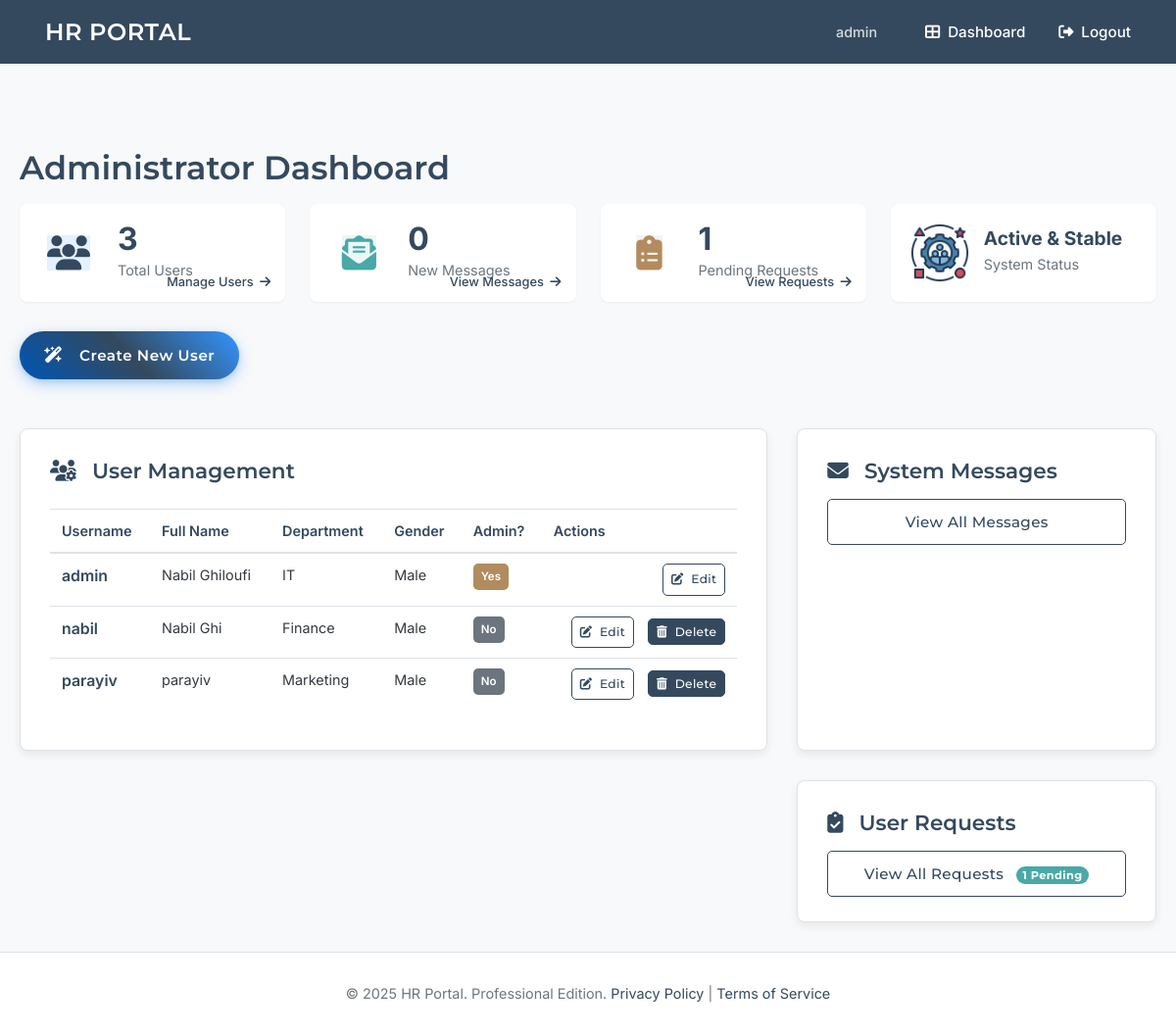
The page /dashboard (signed in) on the database as committed earlier.
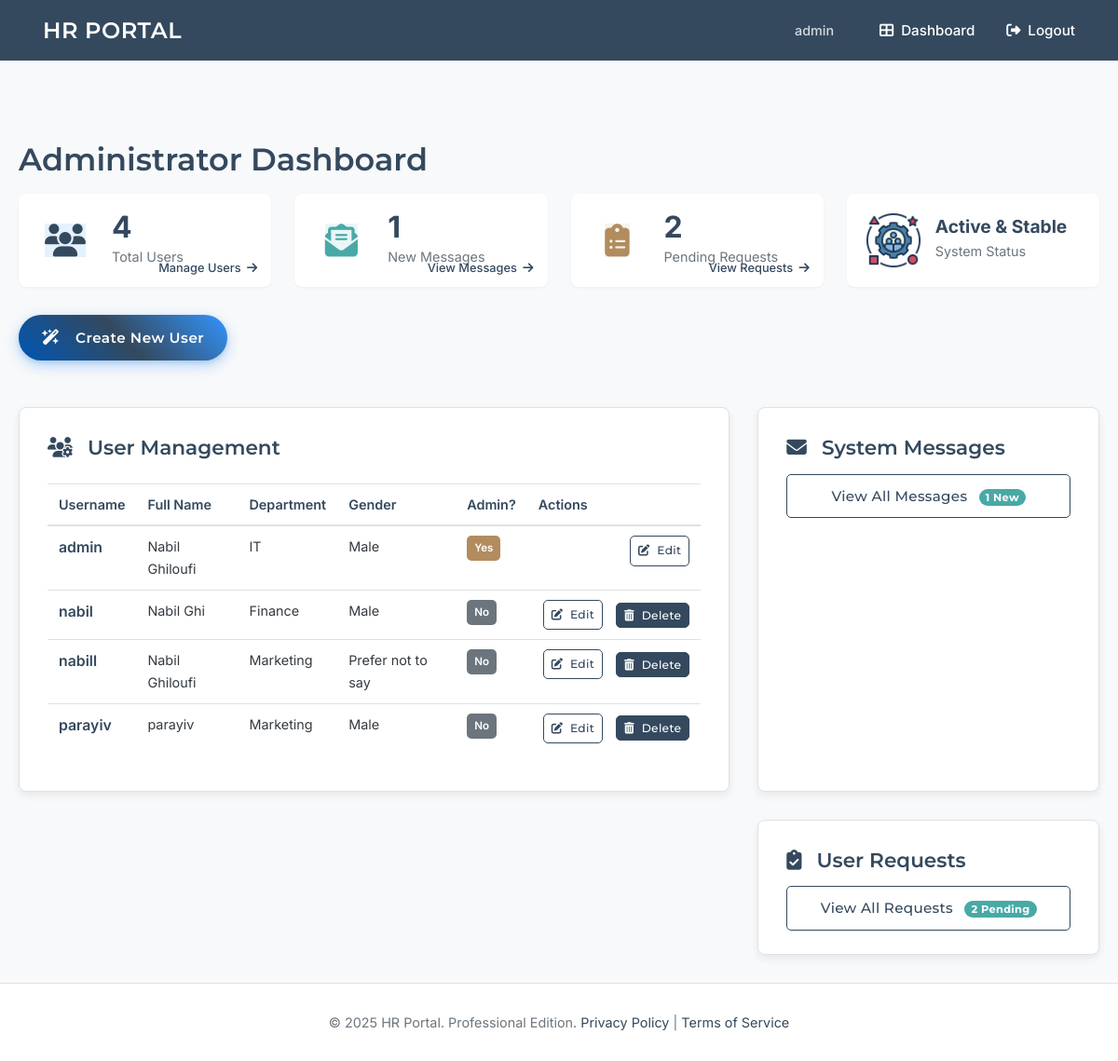
The same page on the database as committed later.
### tables this page shows
CREATE TABLE users (
    id INTEGER PRIMARY KEY AUTOINCREMENT,
    username TEXT UNIQUE NOT NULL,
    password_hash TEXT NOT NULL,
    is_admin BOOLEAN NOT NULL DEFAULT 0,
    full_name TEXT,             -- NEW
    gender TEXT,                -- NEW (e.g., 'male', 'female', 'other', 'prefer_not_to_say')
    department TEXT             -- NEW
);

### app.py (the view, shortened to what this page needs)
@app.route('/dashboard')
@login_required
def dashboard():
    current_user = getattr(g, 'user', None) # Ensure g.user is accessed safely
    if not current_user: # Should be caught by @login_required, but defensive
        return redirect(url_for('login'))
    if current_user['is_admin']:
        db = get_db()
        all_users = db.execute(
            'SELECT id, username, is_admin, full_name, gender, department FROM users ORDER BY username'
        ).fetchall()
        unread_messages_count = db.execute(
            'SELECT COUNT(id) FROM messages WHERE is_read = 0' # Assuming admin is recipient for all
        ).fetchone()[0]
        pending_requests_count = db.execute(
            "SELECT COUNT(id) FROM requests WHERE status = 'pending'"
        ).fetchone()[0]
        return render_template('dashboard_admin.html',
                               all_users=all_users,
                               unread_messages_count=unread_messages_count,
                               pending_requests_count=pending_requests_count)

### app.py (called while the page is built)
def get_db():
    if 'db' not in g:
        try:
            os.makedirs(app.instance_path, exist_ok=True) # exist_ok=True handles existing directory
        except OSError as e:
            app.logger.error(f"Error creating instance path: {e}")
        g.db = sqlite3.connect(
            app.config['DATABASE'],
            detect_types=sqlite3.PARSE_DECLTYPES
        )
        g.db.row_factory = sqlite3.Row
    return g.db

def login_required(view):
    @wraps(view)
    def wrapped_view(**kwargs):
        if getattr(g, 'user', None) is None: # Safer check
            flash('Please log in to access this page.', 'error')
            return redirect(url_for('login', next=request.url))
        return view(**kwargs)
    return wrapped_view

@app.before_request
def load_logged_in_user():
    user_id = session.get('user_id')
    g.user = None # Always initialize g.user to None
    if user_id is not None:
        db = get_db()
        g.user = db.execute(
            'SELECT id, username, is_admin, full_name, gender, department FROM users WHERE id = ?', (user_id,)
        ).fetchone()

@app.context_processor
def inject_now():
    return {'now': datetime.utcnow()}

### templates/dashboard_admin.html (shortened to what the changed rows need)
{% extends 'base.html' %}
{% block content %}
<div class="admin-dashboard-container">
    <header class="dashboard-header">
        <h1 class="page-title">Administrator Dashboard</h1>
    </header>
    <section class="admin-stats-overview common-section" style="text-align:left; padding-top:0; padding-bottom: 30px;">
        <div class="stats-grid">
            <div class="stat-card">
                <div class="stat-content">
                    <span class="stat-value">{{ all_users|length if all_users else 0 }}</span>
                    <span class="stat-label">Total Users</span>
                </div>
            </div>
            <div class="stat-card">
                <div class="stat-content">
                    <span class="stat-value">{{ unread_messages_count }}</span>
                    <span class="stat-label">New Messages</span>
                </div>
            </div>
            <div class="stat-card">
                <div class="stat-content">
                    <span class="stat-value">{{ pending_requests_count }}</span>
                    <span class="stat-label">Pending Requests</span>
                </div>
            </div>
        </div>
    </section>
    <div class="admin-dashboard-grid">
        <section class="dashboard-panel user-management-panel">
            <div class="panel-header">
                <h2 class="panel-title"><i class="fas fa-users-cog"></i> User Management</h2>
            </div>
            <div class="user-list-container">
                {% if all_users %}
                <div class="table-responsive-wrapper">
                    <table class="professional-table admin-user-table">
                        <thead>
                            <tr>
                                <th>Username</th>
                                <th>Full Name</th>
                                <th>Department</th>
                                <th>Gender</th>
                                <th>Admin?</th>
                                <th>Actions</th>
                            </tr>
                        </thead>
                        <tbody>
                            {% for user_item in all_users %}
                            <tr>
                                <td>
                                    <a href="{{ url_for('admin_view_user_profile', user_id=user_item.id) }}" class="username-link" title="View {{ user_item.username }}'s Profile">
                                        <strong>{{ user_item.username }}</strong>
                                    </a>
                                </td>
                                <td>{{ user_item.full_name if user_item.full_name else '-' }}</td>
                                <td>{{ user_item.department if user_item.department else '-' }}</td>
                                <td>{{ user_item.gender if user_item.gender else '-' }}</td>
                                <td>
                                    <span class="status-badge {{ 'status-admin' if user_item.is_admin else 'status-user' }}">
                                        {{ "Yes" if user_item.is_admin else "No" }}
                                    </span>
                                </td>
                                <td class="actions-cell">
                                    <a href="{{ url_for('admin_update_user', user_id=user_item.id) }}" class="btn btn-sm btn-outline-primary action-btn" title="Edit User">
                                        <i class="fas fa-edit"></i> Edit
                                    </a>
                                    {% if g.user.id != user_item.id %}
                                    <form action="{{ url_for('admin_delete_user', user_id=user_item.id) }}" method="post" class="delete-form"
                                          onsubmit="return confirm('Are you sure you want to delete {{ user_item.username }}? This action cannot be undone.');">
                                        <button type="submit" class="btn btn-sm btn-danger action-btn" title="Delete User">
                                            <i class="fas fa-trash-alt"></i> Delete
                                        </button>
                                    </form>
                                    {% endif %}
                                </td>
                            </tr>
                            {% endfor %}
                        </tbody>
                    </table>
                </div>
                {% else %}
                <p class="panel-empty-state"><i class="fas fa-users fa-2x"></i> No users found in the system.</p>
                {% endif %}
            </div>
        </section>
        <section class="dashboard-panel system-messages-panel">
            <h2 class="panel-title"><i class="fas fa-envelope"></i> System Messages</h2>
            <a href="{{ url_for('admin_view_messages') }}" class="btn btn-outline-primary btn-block">
                View All Messages
                {% if unread_messages_count > 0 %}
                    <span class="badge-notification">{{ unread_messages_count }} New</span>
                {% endif %}
            </a>
        </section>
        <section class="dashboard-panel user-requests-panel">
            <h2 class="panel-title"><i class="fas fa-clipboard-check"></i> User Requests</h2>
            <a href="{{ url_for('admin_view_requests') }}" class="btn btn-outline-primary btn-block">
                View All Requests
                {% if pending_requests_count > 0 %}
                     <span class="badge-notification">{{ pending_requests_count }} Pending</span>
                {% endif %}
            </a>
        </section>
    </div>
</div>
{% endblock %}

### templates/base.html (shortened to what this page needs)
<!doctype html>
<html lang="en">
<head>
    <link rel="stylesheet" href="https://cdnjs.cloudflare.com/ajax/libs/font-awesome/6.4.0/css/all.min.css">
    <link rel="stylesheet" href="https://cdn.jsdelivr.net/npm/flatpickr/dist/flatpickr.min.css">
</head>
<body>
    <nav class="navbar">
        <a href="{{ url_for('index') }}" class="site-title">HR PORTAL</a>
        <div class="right">
            {% if g.user %}
                <span>{{ g.user.username }}</span>
                <a href="{{ url_for('dashboard') }}"><i class="fas fa-th-large fa-fw"></i> Dashboard</a>
                <a href="{{ url_for('logout') }}"><i class="fas fa-sign-out-alt fa-fw"></i> Logout</a>
            {% else %}
                <a href="{{ url_for('login') }}"><i class="fas fa-sign-in-alt fa-fw"></i> Login</a>
                <a href="{{ url_for('register') }}"><i class="fas fa-user-plus fa-fw"></i> Register</a>
            {% endif %}
        </div>
    </nav>
    <main class="container">
        {% block content %}{% endblock %}
    </main>
    <footer>
        © {{ now.year if now else '2024' }} HR Portal. Professional Edition.
        <a href="#">Privacy Policy</a> | <a href="#">Terms of Service</a>
    </footer>
</body>
</html>

Rows that differ between the two databases and show on the page:
added users: username "nabill", full_name "Nabil Ghiloufi", department "Marketing", gender "Prefer not to say", is_admin "No"
Other text that changed with them:
{{ all_users|length if all_users else 0 }}: "3" → "4"
{{ unread_messages_count }}: "0" → "1"
{{ pending_requests_count }}: "1" → "2"
{{ unread_messages_count }}: (not shown) → "1"
text now shown: "New"
